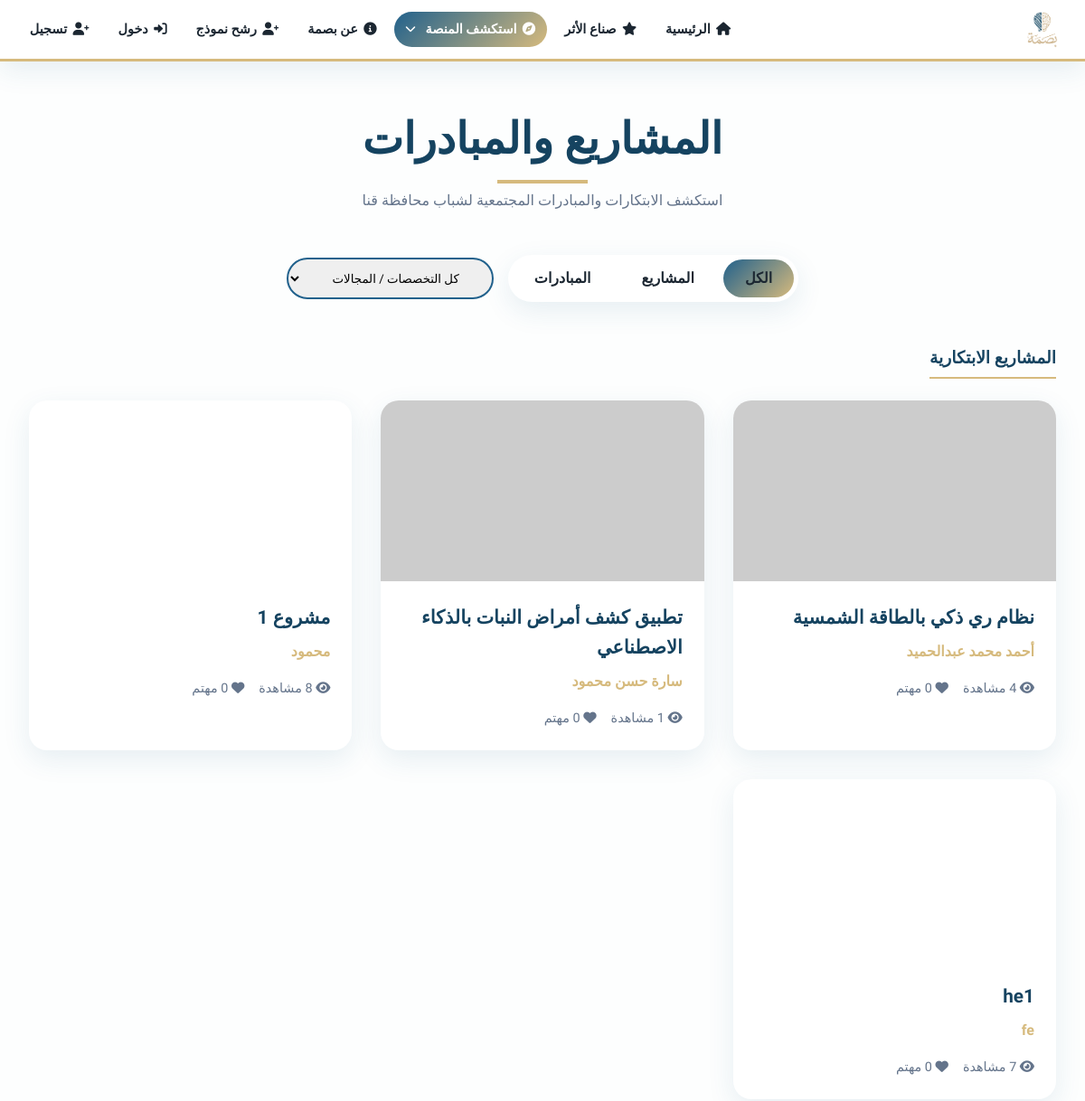
The page /projects/ (upper part) on the database as committed earlier.
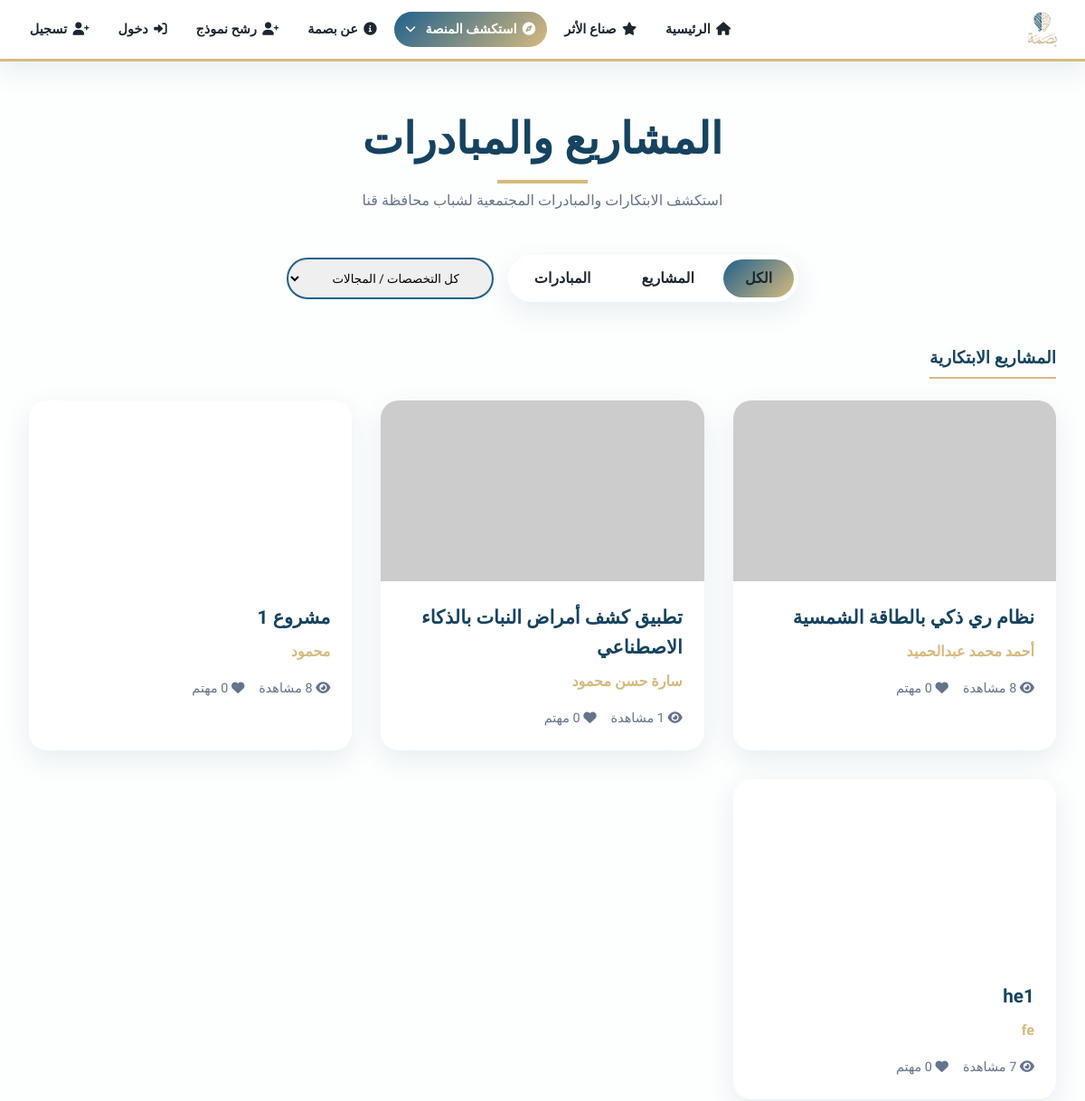
The same page on the database as committed later.
### portal/models.py (models this page shows, shortened)
class Project(models.Model):
    STATUS_CHOICES = [
        ('pending', 'قيد المراجعة'),
        ('verified', 'موثق'),
    ]
    title = models.CharField(max_length=200)
    innovator_name = models.CharField(max_length=150)  # اسم المبتكر (نص للتوافق)
    innovator = models.ForeignKey(User, on_delete=models.CASCADE, related_name='projects', blank=True, null=True)
    faculty = models.CharField(max_length=100, default='غير محدد')
    category = models.CharField(max_length=50, default='عام')
    image = models.URLField(max_length=500, blank=True, null=True)
    cover_image = models.URLField(max_length=500, blank=True, null=True)
    video = models.URLField(max_length=500, blank=True, null=True)
    description = models.TextField()
    team = models.JSONField(default=list, blank=True)  # قائمة أسماء الفريق
    images = models.JSONField(default=list, blank=True)  # قائمة روابط معرض الصور
    status = models.CharField(max_length=20, choices=STATUS_CHOICES, default='pending')
    views = models.PositiveIntegerField(default=0)
    interested = models.PositiveIntegerField(default=0)
    ip_status = models.CharField(max_length=50, default='idea')  # فكرة، مسجلة، قيد التسجيل
    news_content = models.TextField(blank=True, null=True)  # أخبار ومستجدات المشروع
    date = models.DateField(auto_now_add=True)
    support_requests = models.JSONField(default=list, blank=True)

### portal/views.py (the view)
# urls.py: path('projects/', views.projects_list, name='projects'),
def projects_list(request):
    category = request.GET.get('category', '')
    p_type = request.GET.get('type', 'all')
    projects_qs = Project.objects.filter(status='verified')
    initiatives_qs = Initiative.objects.filter(status='verified')
    if category:
        projects_qs = projects_qs.filter(category=category)
    context = {
        'projects': projects_qs if p_type in ('all', 'project') else [],
        'initiatives': initiatives_qs if p_type in ('all', 'initiative') else [],
        'selected_category': category,
        'selected_type': p_type,
    }
    return render(request, 'portal/projects_list.html', context)

### portal/templatetags/portal_extras.py (called while the page is built, shortened)
@register.filter(name='card_image')
def card_image(item):
    if not item:
        return 'https://via.placeholder.com/400x300/3b82f6/ffffff?text=Project'
    cover_image = getattr(item, 'cover_image', None)
    if cover_image:
        return cover_image
    image = getattr(item, 'image', None)
    if image:
        return image

### templates/portal/projects_list.html (shortened to what this page needs)
{% extends 'portal/base.html' %}
{% load portal_extras %}
{% block content %}
<div class="container">
    <div class="section-title">
        <h2>المشاريع والمبادرات</h2>
        <p style="color: #64748B; margin-top: 1rem;">استكشف الابتكارات والمبادرات المجتمعية لشباب محافظة قنا</p>
    </div>
    <div style="margin-bottom: 3rem; display: flex; gap: 1rem; justify-content: center; flex-wrap: wrap; align-items: center;">
        <div style="display: flex; gap: 0.5rem; background: white; padding: 5px; border-radius: 30px; box-shadow: var(--shadow);">
            <a href="?type=all" class="admin-tab {% if selected_type == 'all' %}active{% endif %}" style="text-decoration: none; color: inherit; padding: 0.5rem 1.5rem;">الكل</a>
            <a href="?type=project" class="admin-tab {% if selected_type == 'project' %}active{% endif %}" style="text-decoration: none; color: inherit; padding: 0.5rem 1.5rem;">المشاريع</a>
            <a href="?type=initiative" class="admin-tab {% if selected_type == 'initiative' %}active{% endif %}" style="text-decoration: none; color: inherit; padding: 0.5rem 1.5rem;">المبادرات</a>
        </div>
        <form method="GET" style="display: inline-flex; gap: 5px;">
            <select name="category" onchange="this.form.submit()" class="filter-select">
                <option value="">كل التخصصات / المجالات</option>
            </select>
        </form>
    </div>
    {% if projects %}
        <h3 style="color: var(--primary-dark); margin-bottom: 1.5rem; border-bottom: 2px solid var(--accent); padding-bottom: 5px; display: inline-block;">المشاريع الابتكارية</h3>
        <div class="cards-grid" style="margin-bottom: 4rem;">
            {% for project in projects %}
                <div class="card" onclick="location.href='{% url 'project_detail' project.pk %}'">
                    <div class="card-img" style="background-image: url('{{ project|card_image }}')">
                    </div>
                    <div class="card-content">
                        <h3 class="card-title">{{ project.title }}</h3>
                        <div class="card-subtitle">{{ project.innovator_name }}</div>
                        <div class="card-meta">
                            <span><i class="fas fa-eye"></i> {{ project.views }} مشاهدة</span>
                            <span><i class="fas fa-heart"></i> {{ project.interested }} مهتم</span>
                        </div>
                    </div>
                </div>
            {% endfor %}
        </div>
    {% endif %}
</div>
{% endblock %}

### templates/portal/base.html (shortened to what this page needs)
{% load static %}
<!DOCTYPE html>
<html lang="ar" dir="rtl">
<head>
    <link rel="stylesheet" href="https://cdnjs.cloudflare.com/ajax/libs/font-awesome/6.0.0-beta3/css/all.min.css">
    <link rel="stylesheet" href="{% static 'css/style.css' %}">
</head>
<body>
    <header>
        <div class="header-container">
            <a class="logo" href="{% url 'home' %}">
                <div class="logo-icon">
                    <img src="{% static 'images/logo.png' %}" alt="Basma Logo"
                        style="width: 100%; height: 100%; object-fit: contain;">
                </div>
            </a>
            <nav class="nav-menu" id="navMenu">
                <a class="nav-link {% if request.resolver_match.url_name == 'home' %}active{% endif %}"
                    href="{% url 'home' %}"><i class="fas fa-home"></i> الرئيسية</a>
                <a class="nav-link {% if request.resolver_match.url_name == 'story' or request.resolver_match.url_name == 'story_detail' %}active{% endif %}"
                    href="{% url 'story' %}"><i class="fas fa-star"></i> صناع الأثر</a>
                <div class="nav-link nav-dropdown desktop-only {% if request.resolver_match.url_name == 'projects' or request.resolver_match.url_name == 'project_detail' or request.resolver_match.url_name == 'initiative_detail' or request.resolver_match.url_name == 'services' or request.resolver_match.url_name == 'service_detail' or request.resolver_match.url_name == 'investors' or request.resolver_match.url_name == 'investor_detail' or request.resolver_match.url_name == 'podcast_list' %}active{% endif %}" onclick="toggleDropdown(this, event)">
                    <span class="dropdown-trigger">
                        <i class="fas fa-compass"></i> استكشف المنصة <i class="fas fa-chevron-down" style="font-size: 0.75rem; margin-right: 5px;"></i>
                    </span>
                </div>
                <a class="nav-link {% if request.resolver_match.url_name == 'about' %}active{% endif %}"
                    href="{% url 'about' %}"><i class="fas fa-info-circle"></i> عن بصمة</a>
                <a class="nav-link {% if request.resolver_match.url_name == 'nominate' %}active{% endif %}"
                    href="{% url 'nominate' %}"><i class="fas fa-user-plus"></i> رشح نموذج</a>
                {% if user.is_authenticated %}
                <a class="nav-link {% if request.resolver_match.url_name == 'dashboard' %}active{% endif %}"
                    href="{% url 'dashboard' %}">
                    {% if user.profile.user_type == 'admin' %}
                    <i class="fas fa-crown"></i> لوحة الإدارة
                    {% elif user.profile.user_type == 'investor' %}
                    <i class="fas fa-chart-line"></i> لوحة المستثمر
                    {% else %}
                    <i class="fas fa-user-cog"></i> لوحة المبتكر
                    {% endif %}
                </a>
                <a class="nav-link" href="#" onclick="showChatModal(); return false;"><i class="fas fa-comments"></i>
                    المحادثات</a>
                <a class="nav-link" href="{% url 'logout' %}"><i class="fas fa-sign-out-alt"></i> خروج</a>
                {% else %}
                <a class="nav-link" href="#" onclick="showModal('login-modal'); return false;"><i
                        class="fas fa-sign-in-alt"></i> دخول</a>
                <a class="nav-link" href="#" onclick="showModal('register-modal'); return false;"><i
                        class="fas fa-user-plus"></i> تسجيل</a>
                {% endif %}
            </nav>
        </div>
    </header>
    <main>
        {% block content %}{% endblock %}
    </main>
</body>
</html>

### static/css/style.css (style rules this page uses)
* { margin: 0; padding: 0; box-sizing: border-box; }
:root { --primary: #21618C; --primary-dark: #154360; --accent: #D6BA7D; --accent-dark: #B79F6A; --bg-light: #FDFEFE; --text-dark: #1B2631; --shadow: 0 10px 30px rgba(33, 97, 140, 0.1); }
body { font-family: 'Cairo', sans-serif; background-color: var(--bg-light); color: var(--text-dark); line-height: 1.6; }
header { background: white; box-shadow: var(--shadow); position: sticky; top: 0; z-index: 1000; border-bottom: 3px solid var(--accent); }
.header-container { max-width: 1400px; margin: 0 auto; padding: 5px 20px; display: flex !important; justify-content: space-between; align-items: center; flex-wrap: nowrap; }
.logo { display: flex; align-items: center; gap: 10px; cursor: pointer; text-decoration: none; }
.logo-icon { width: 55px !important; height: 55px !important; background: none !important; display: flex; align-items: center; justify-content: center; transition: all 0.4s cubic-bezier(0.175, 0.885, 0.32, 1.275); }
.nav-menu { display: flex; gap: 0.4rem; align-items: center; flex-wrap: nowrap; overflow-x: auto; }
.nav-link { text-decoration: none; color: var(--text-dark); font-weight: 600; padding: 0.5rem 0.8rem; font-size: 0.9rem; ; border-radius: 30px; transition: 0.3s; cursor: pointer; display: flex; align-items: center; justify-content: center; gap: 0.4rem; white-space: nowrap; }
.nav-link i, .dropdown-trigger i, .dropdown-item i { display: inline-flex; align-items: center; justify-content: center; vertical-align: middle; }
.nav-link.active { background: linear-gradient(135deg, var(--primary), var(--accent)); color: white; }
.container { max-width: 1400px; margin: 0 auto; padding: 3rem 2rem; }
.section-title { text-align: center; margin-bottom: 3rem; }
.section-title h2 { font-size: 3rem; color: var(--primary-dark); position: relative; display: inline-block; }
.section-title h2::after { content: ''; position: absolute; bottom: -10px; left: 50%; transform: translateX(-50%); width: 100px; height: 4px; background: var(--accent); }
.cards-grid { display: grid; grid-template-columns: repeat(auto-fit, minmax(300px, 1fr)); gap: 2rem; }
.card { background: white; border-radius: 20px; overflow: hidden; box-shadow: var(--shadow); transition: 0.3s; cursor: pointer; }
.card-img { height: 200px; background-size: cover; background-position: center; position: relative; }
.card-content { padding: 1.5rem; }
.card-title { font-size: 1.3rem; font-weight: 700; color: var(--primary-dark); margin-bottom: 0.5rem; }
.card-subtitle { color: var(--accent); font-weight: 600; margin-bottom: 1rem; }
.card-meta { display: flex; gap: 1rem; color: #64748B; font-size: 0.9rem; }
.admin-tab { padding: 0.8rem 2rem; border-radius: 30px; cursor: pointer; transition: all 0.3s; font-weight: 600; }
.admin-tab.active { background: linear-gradient(135deg, var(--primary), var(--accent)); color: white; }
.filter-select { padding: 0.8rem 2rem; border-radius: 30px; border: 2px solid var(--primary); font-family: 'Cairo', sans-serif; }
.nav-dropdown { position: relative; cursor: pointer; }
.dropdown-trigger { display: flex; align-items: center; gap: 0.4rem; }
@media (min-width: 769px) { .nav-menu { overflow: visible !important; } }

Rows that differ between the two databases and show on the page:
changed Project "نظام ري ذكي بالطاقة الشمسية": views "4" → (not shown)
